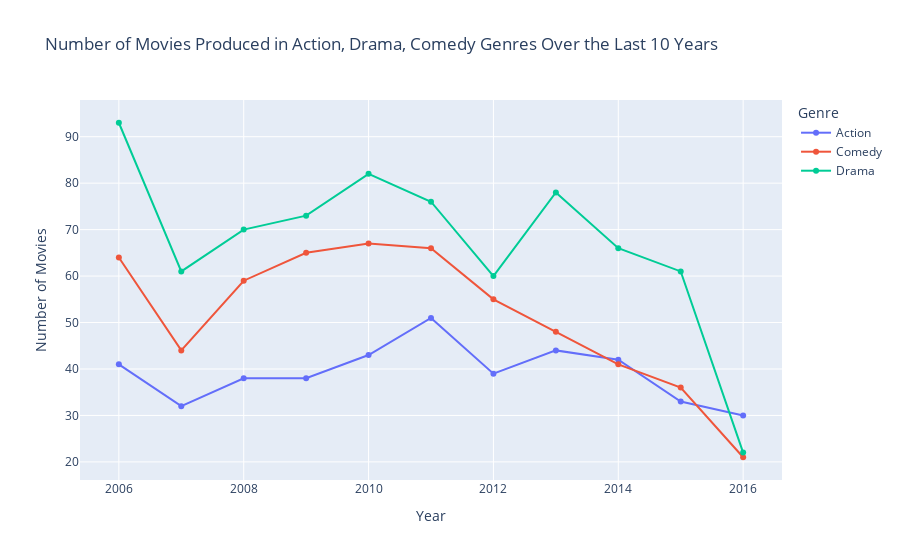

The code cell stored with this chart in its notebook:
### Markdown cell above
## 5.3 Number of Movies Produced in Action, Drama, Comedy Genres Over the Last 10 Years

### Code cell
current_year = df_genres['release_year'].max()
df_last10 = df_genres[df_genres['release_year'] >= (current_year - 10)].copy()


selected_genres = ['Action', 'Drama', 'Comedy']
df_selected_genres = df_last10[df_last10['genres_list'].isin(selected_genres)].copy()

movies_count = (
    df_selected_genres
    .groupby(['release_year', 'genres_list'])['rt_movie_id']
    .count()
    .unstack()
)

if movies_count.empty:
    print("Error: 'movies_count' DataFrame is empty.")
else:
    # Matplot

    # movies_count.plot(kind='line', figsize=(14,7), marker='o')
    # plt.xlabel('Year')
    # plt.ylabel('Number of Movies')
    # plt.title('Number of Movies Produced in Action, Drama, Comedy Genres Over the Last 10 Years')
    # plt.legend(title='Genre')
    # plt.show()
    fig = px.line(
        movies_count,
        x=movies_count.index,
        y=movies_count.columns,
        markers=True,
        labels={'value': 'Number of Movies', 'release_year': 'Year', 'variable': 'Genre'},
        title='Number of Movies Produced in Action, Drama, Comedy Genres Over the Last 10 Years'
    )
    
    fig.update_layout(
        xaxis_title='Year',
        yaxis_title='Number of Movies',
        legend_title='Genre'
    )
    
    fig.show()

### Figure 1 — Plotly figure (JSON) as saved in the notebook; plotly's stock layout.template omitted (floating-point values rounded to 4 significant figures)
{"data": [{"hovertemplate": "genres_list=Action<br>Year=%{x}<br>Number of Movies=%{y}<extra></extra>", "legendgroup": "Action", "line": {"color": "#636efa", "dash": "solid"}, "marker": {"symbol": "circle"}, "mode": "lines+markers", "name": "Action", "orientation": "v", "showlegend": true, "type": "scatter", "x": [2006, 2007, 2008, 2009, 2010, 2011, 2012, 2013, 2014, 2015, 2016], "xaxis": "x", "y": [41, 32, 38, 38, 43, 51, 39, 44, 42, 33, 30], "yaxis": "y"}, {"hovertemplate": "genres_list=Comedy<br>Year=%{x}<br>Number of Movies=%{y}<extra></extra>", "legendgroup": "Comedy", "line": {"color": "#EF553B", "dash": "solid"}, "marker": {"symbol": "circle"}, "mode": "lines+markers", "name": "Comedy", "orientation": "v", "showlegend": true, "type": "scatter", "x": [2006, 2007, 2008, 2009, 2010, 2011, 2012, 2013, 2014, 2015, 2016], "xaxis": "x", "y": [64, 44, 59, 65, 67, 66, 55, 48, 41, 36, 21], "yaxis": "y"}, {"hovertemplate": "genres_list=Drama<br>Year=%{x}<br>Number of Movies=%{y}<extra></extra>", "legendgroup": "Drama", "line": {"color": "#00cc96", "dash": "solid"}, "marker": {"symbol": "circle"}, "mode": "lines+markers", "name": "Drama", "orientation": "v", "showlegend": true, "type": "scatter", "x": [2006, 2007, 2008, 2009, 2010, 2011, 2012, 2013, 2014, 2015, 2016], "xaxis": "x", "y": [93, 61, 70, 73, 82, 76, 60, 78, 66, 61, 22], "yaxis": "y"}], "layout": {"legend": {"title": {"text": "Genre"}, "tracegroupgap": 0}, "title": {"text": "Number of Movies Produced in Action, Drama, Comedy Genres Over the Last 10 Years"}, "xaxis": {"anchor": "y", "domain": [0, 1], "title": {"text": "Year"}}, "yaxis": {"anchor": "x", "domain": [0, 1], "title": {"text": "Number of Movies"}}}}
